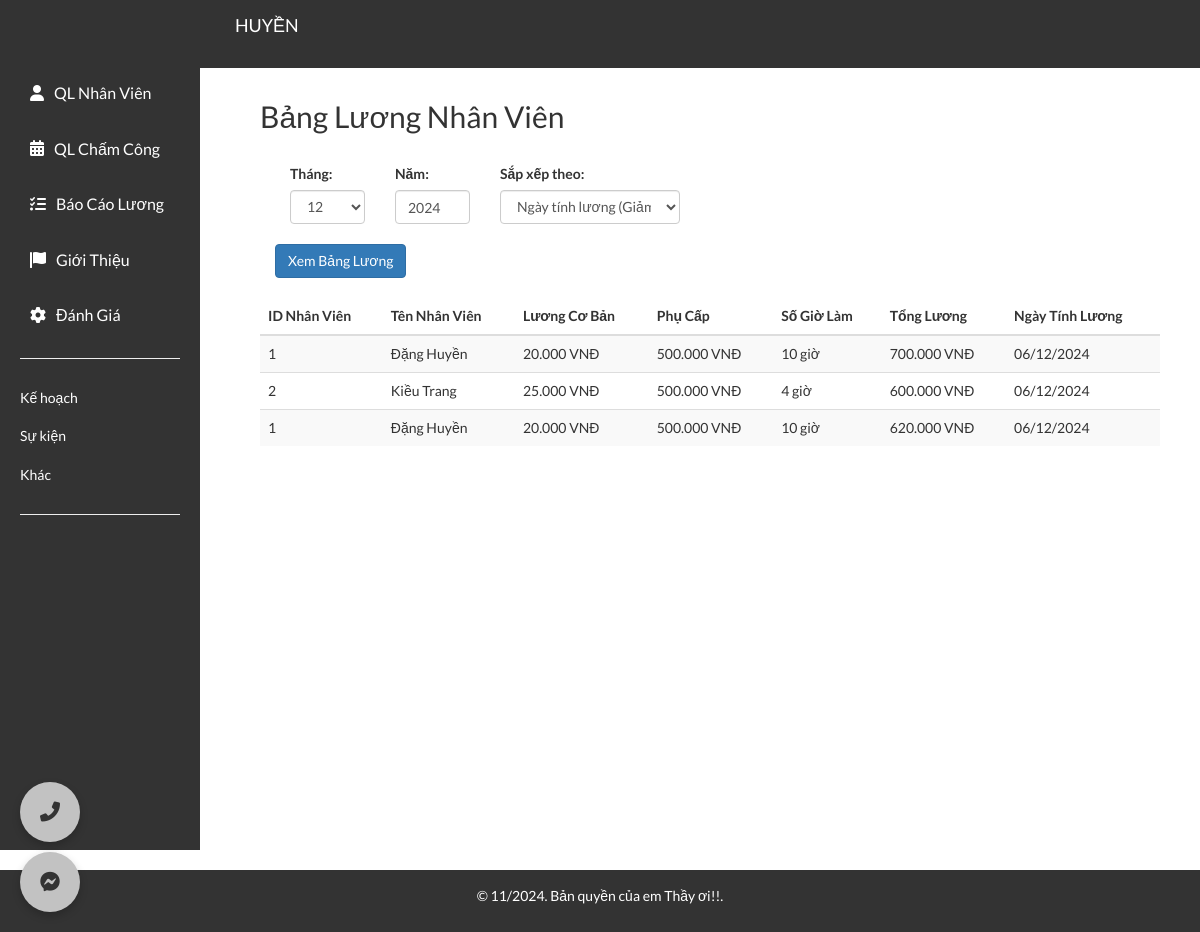
The app's page /employee_management/salary_report.php (signed in) with its own data.
### tables this page shows
CREATE TABLE `salary` (
  `id` int(11) NOT NULL,
  `employee_id` int(11) NOT NULL,
  `basic_salary` decimal(10,2) NOT NULL,
  `allowances` decimal(10,2) DEFAULT 0.00,
  `total_salary` decimal(10,2) NOT NULL,
  `calculation_date` datetime NOT NULL
);

CREATE TABLE `employees` (
  `id` int(11) NOT NULL,
  `name` varchar(100) NOT NULL,
  `email` varchar(100) NOT NULL,
  `phone` varchar(15) NOT NULL,
  `position` varchar(50) NOT NULL,
  `salary` float NOT NULL,
  `gender` enum('Nam','Nữ','Khác') NOT NULL,
  `birth_date` date NOT NULL
);

### employee_management/salary_report.php (the view, shortened to what this page needs)
<?php
include 'db_connection.php';
$month = isset($_POST['month']) ? $_POST['month'] : date('m');
$year = isset($_POST['year']) ? $_POST['year'] : date('Y');
$sort_order = isset($_POST['sort_order']) ? $_POST['sort_order'] : 'date_desc';
$order_by = '';
if ($sort_order === 'date_asc') {
    $order_by = 's.calculation_date ASC';
} elseif ($sort_order === 'salary_desc') {
    $order_by = 's.total_salary DESC';
} elseif ($sort_order === 'salary_asc') {
    $order_by = 's.total_salary ASC';
} else {
    $order_by = 's.calculation_date DESC';
}
$sql = " SELECT s.id, e.id AS employee_id, e.name, s.basic_salary, s.allowances, s.total_salary, s.calculation_date,
        IFNULL(SUM(TIMESTAMPDIFF(HOUR, t.check_in, t.check_out)), 0) AS total_hours
        FROM salary s
        JOIN employees e ON s.employee_id = e.id
        LEFT JOIN timekeeping t ON s.employee_id = t.employee_id
        WHERE MONTH(s.calculation_date) = ? AND YEAR(s.calculation_date) = ?
        GROUP BY s.id, e.id, e.name, s.basic_salary, s.allowances, s.total_salary, s.calculation_date
        ORDER BY $order_by";
$stmt = $conn->prepare($sql);
$stmt->bind_param("ii", $month, $year);
$stmt->execute();
$result = $stmt->get_result();
?>
<!DOCTYPE html>
<html lang="vi">
<head>
    <link rel="stylesheet" href="https://maxcdn.bootstrapcdn.com/bootstrap/3.4.1/css/bootstrap.min.css">
    <link rel="stylesheet" href="https://cdnjs.cloudflare.com/ajax/libs/font-awesome/6.0.0-beta3/css/all.min.css">
    <link rel="stylesheet" href="styles.css">
</head>
<body>
<?php include 'header.php'; ?>
<div class="content mt-4" style="margin-top: 20px;">
    <h2>Bảng Lương Nhân Viên</h2>
    <form method="post" class="mb-4">
        <div class="form-row col-md-6" style="margin-top: 20px;">
            <div class="col col-md-3">
                <label for="month">Tháng:</label>
                <select name="month" class="form-control" id="month">
                    <?php for ($m = 1; $m <= 12; $m++): ?>
                        <option value="<?php echo $m; ?>" <?php echo ($m == $month) ? 'selected' : ''; ?>><?php echo $m; ?></option>
                    <?php endfor; ?>
                </select>
            </div>
            <div class="col col-md-3" >
                <label for="year">Năm:</label>
                <input type="number" name="year" class="form-control" id="year" value="<?php echo $year; ?>" min="2000" max="<?php echo date('Y'); ?>">
            </div>
            <div class="col col-md-6" >
                <label for="sort_order">Sắp xếp theo:</label>
                <select name="sort_order" class="form-control" id="sort_order">
                    <option value="date_desc" <?php echo ($sort_order == 'date_desc') ? 'selected' : ''; ?>>Ngày tính lương (Giảm dần)</option>
                </select>
            </div>
            <div class="clearfix" style="margin-top: 20px;"></div>
            <div class="col align-self-end" style="margin-top: 20px;">
                <button type="submit" class="btn btn-primary">Xem Bảng Lương</button>
            </div>
        </div>
    </form>
    <div class="clearfix"></div>
    <?php if ($result->num_rows > 0): ?>
        <table class="table table-striped" style="margin-top: 20px;">
            <thead>
                <tr>
                    <th>ID Nhân Viên</th>
                    <th>Tên Nhân Viên</th>
                    <th>Lương Cơ Bản</th>
                    <th>Phụ Cấp</th>
                    <th>Số Giờ Làm</th>
                    <th>Tổng Lương</th>
                    <th>Ngày Tính Lương</th>
                </tr>
            </thead>
            <tbody>
                <?php while ($row = $result->fetch_assoc()): ?>
                    <tr>
                        <td><?php echo $row['employee_id']; ?></td>
                        <td><?php echo $row['name']; ?></td>
                        <td><?php echo number_format($row['basic_salary'], 0, ',', '.'); ?> VNĐ</td>
                        <td><?php echo number_format($row['allowances'], 0, ',', '.'); ?> VNĐ</td>
                        <td><?php echo number_format($row['total_hours'], 0, ',', '.'); ?> giờ</td>
                        <td><?php echo number_format($row['total_salary'], 0, ',', '.'); ?> VNĐ</td>
                        <td><?php echo date("d/m/Y", strtotime($row['calculation_date'])); ?></td>
                    </tr>
                <?php endwhile; ?>
            </tbody>
        </table>
    <?php else: ?>
        <div class="clearfix" style="margin-top: 20px;"></div>
        <p>Không có dữ liệu bảng lương nào cho tháng <?php echo $month; ?> năm <?php echo $year; ?>.</p>
    <?php endif; ?>
</div>
<?php include 'footer.php'; ?>
</body>
</html>

### employee_management/styles.css (style rules this page uses)
body { font-family: 'Lato', sans-serif; line-height: 1.6; background-color: #fff; height: 100%; margin: 0; }
.content { padding: 40px; padding-top: 60px; margin-left: 220px; flex: 1; min-height: calc(100vh - 50px); }

### records on screen
salary: employee "1", employee.name "Đặng Huyền", basic_salary "20.000", allowances "500.000", total_hours "10", total_salary "700.000", calculation_date "06/12/2024"
salary: employee "2", employee.name "Kiều Trang", basic_salary "25.000", allowances "500.000", total_hours "4", total_salary "600.000", calculation_date "06/12/2024"
salary: employee "1", employee.name "Đặng Huyền", basic_salary "20.000", allowances "500.000", total_hours "10", total_salary "620.000", calculation_date "06/12/2024"

### other values on screen
form field month "12"
